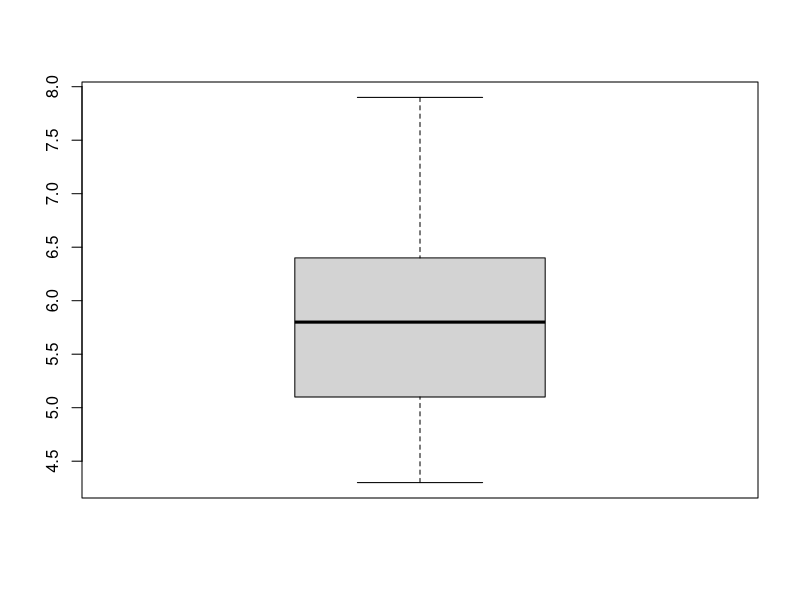
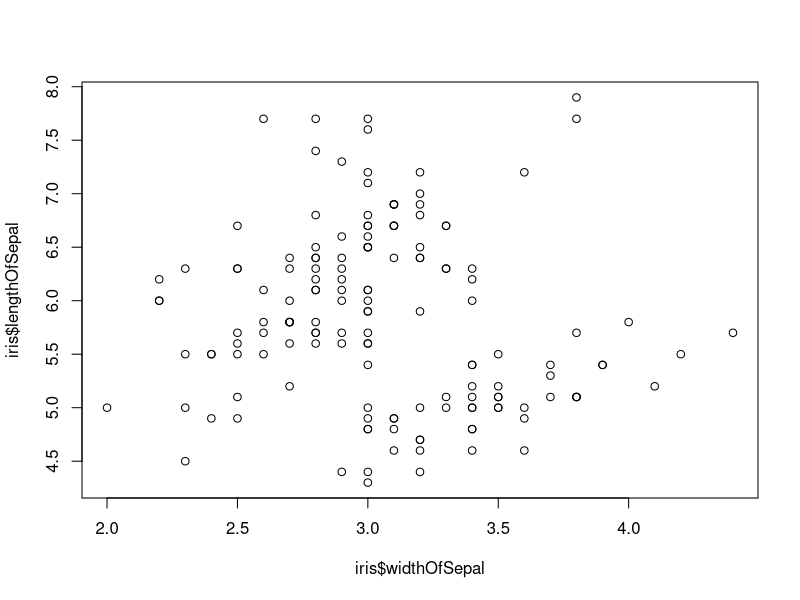

Write R code to recreate these figures, in order.
## ---- chunk 1
knitr::opts_chunk$set(echo = TRUE)
## ---- chunk 2
# R vectors
a<-c(4,5,1,3,4,5)
print(a[3])
print(a[3:4]) # R does not always need the explicit print. 
#R type of variable
print(class(a))
# Length of a
print(length(a))
## ---- chunk 3
#R - Type of variable
a<-c(4,5,1,3,4,5)
print(class(a))

## ---- chunk 4
#R - Length of vector
# Length of a
a<-c(4,5,1,3,4,5)
print(length(a))
## ---- chunk 5
#R - Help - To be done in R console or RStudio
#?sapply
#help(sapply)
## ---- chunk 6
#R - Subset
a<-c(4,5,1,3,4,8,12,18,1)
print(a[3])

# To print a range or a slice. Print from the 3rd to the 5th element
print(a[3:6])
## ---- chunk 7
#R - Operations on vectors
a<- c(5,2,3,1,7)
b<- c(1,5,4,6,8)

#Element wise Addition
print(a+b)
#Element wise subtraction
print(a-b)
#Element wise product
print(a*b)
# Exponentiating the elements of a vector
print(a^2)
## ---- chunk 8
# R - Which
a<- c(5,2,3,1,7)
print(which(a == 1))
## ---- chunk 9
# R 
# To check built datasets use
#data() - In R console or in R Studio
#iris - Don't print to console

## ---- chunk 10
#R - Size
dim(iris)
## ---- chunk 11
#R 
head(iris,5)
tail(iris,5)
## ---- chunk 12
#R
summary(iris)
str(iris)
## ---- chunk 13
#R
names(iris)
colnames(iris)
## ---- chunk 14
colnames(iris) <- c("lengthOfSepal","widthOfSepal","lengthOfPetal","widthOfPetal","Species")
colnames(iris)
## ---- chunk 15
# R
#To subset a dataframe 'df' in R we use df[row,column] or df[row vector,column vector]
#df[row,column]
iris[3,4]
#df[row vector, column vector]
iris[2:5,1:3]
#If we omit the row vector, then it implies all rows or if we omit the column vector
# then implies all columns for that row
iris[2:5,]
# In R we can all specific columns by column names
iris$Sepal.Length[2:5]
## ---- chunk 16
#R 
#Mean
mean(iris$lengthOfSepal)
#Standard deviation
sd(iris$widthOfSepal)

## ---- chunk 17
#R
boxplot(iris$lengthOfSepal)
## ---- chunk 18
plot(iris$widthOfSepal,iris$lengthOfSepal)
